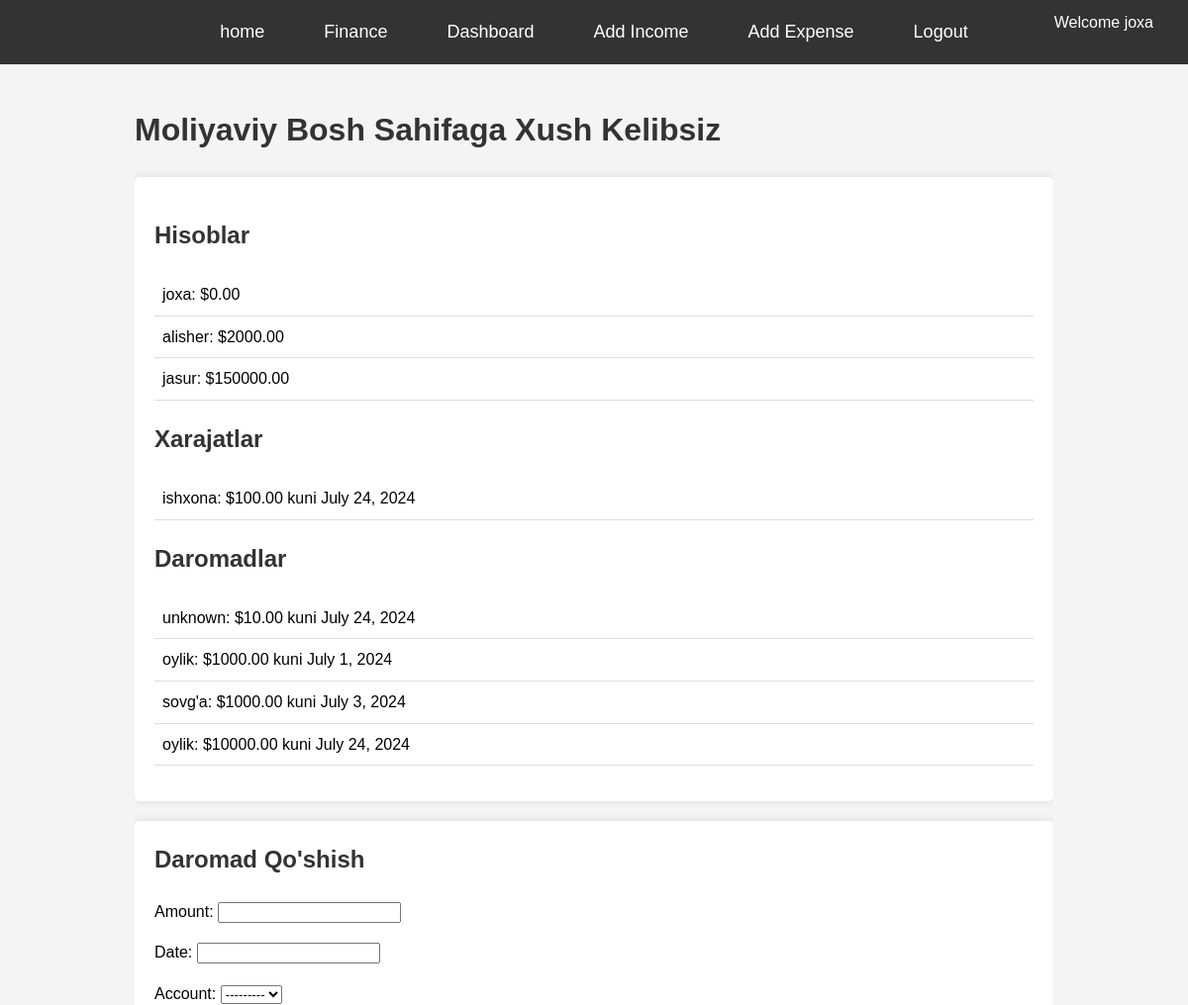
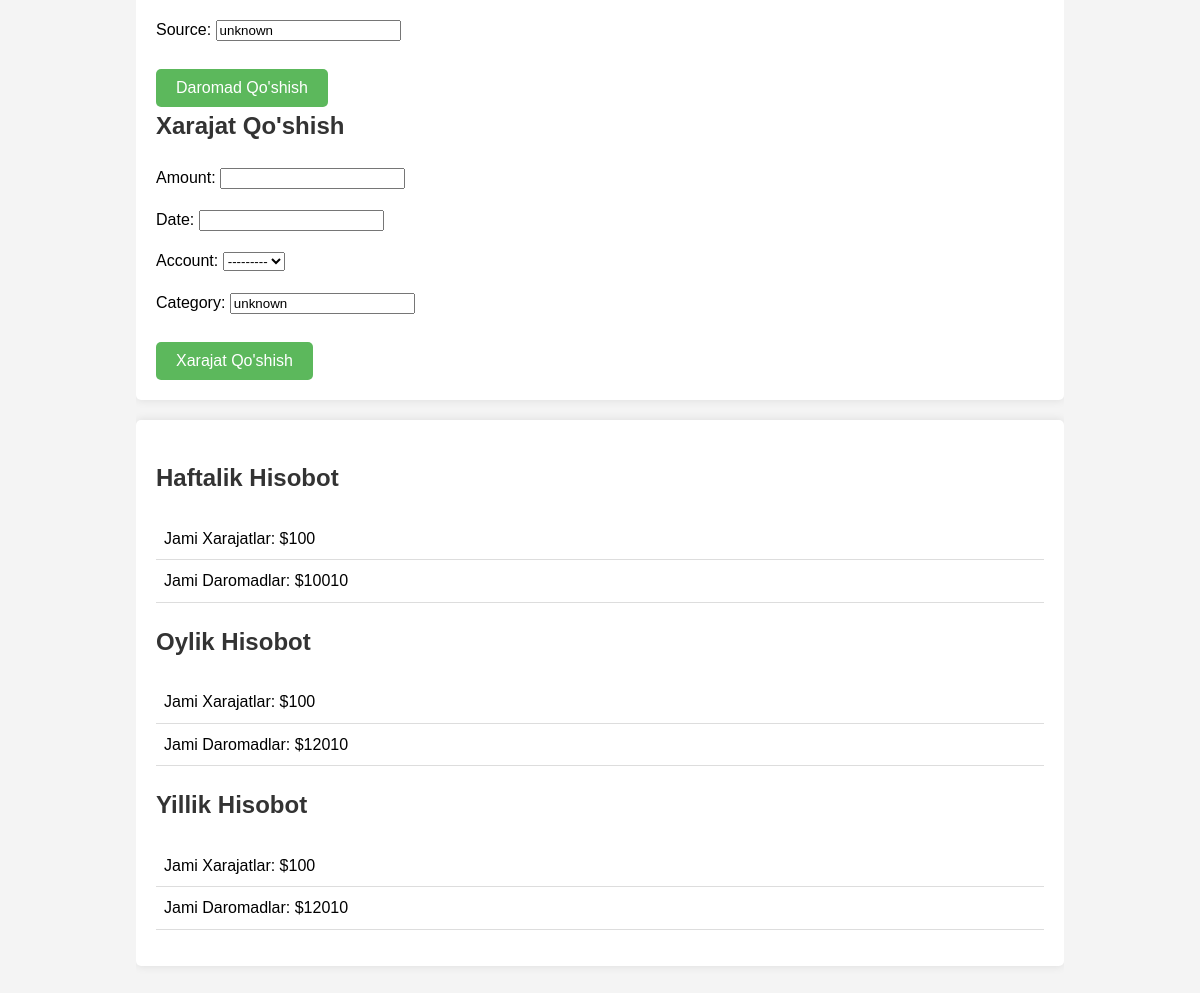
/finance/ (signed in), run on the app's committed database (2 pictures, top to bottom).
### users/models.py (models this page shows, shortened)
class CustomUser(AbstractUser):
    phone_number = models.CharField(max_length=15, blank=True, null=True)
    address = models.TextField(blank=True, null=True)
    groups = models.ManyToManyField(
        'auth.Group',
        related_name='accounts_customuser_set',
        blank=True,
        help_text=_('The groups this user belongs to. A user will get all permissions granted to each of their groups.'),
        related_query_name='user',
    )
    user_permissions = models.ManyToManyField(
        'auth.Permission',
        related_name='accounts_customuser_set',
        blank=True,
        help_text=_('Specific permissions for this user.'),
        related_query_name='user',
    )

### finance/models.py (models this page shows, shortened)
class Account(models.Model):
    name = models.CharField(max_length=100)
    balance = models.DecimalField(max_digits=10, decimal_places=2, default=0)
    def __str__(self):
        return self.name

class Expense(models.Model):
    amount = models.DecimalField(max_digits=10, decimal_places=2)
    date = models.DateField()
    account = models.ForeignKey(Account, on_delete=models.CASCADE)
    category = models.CharField(max_length=100, default='unknown')

class Income(models.Model):
    amount = models.DecimalField(max_digits=10, decimal_places=2)
    date = models.DateField()
    account = models.ForeignKey(Account, on_delete=models.CASCADE)
    source = models.CharField(max_length=100, default='unknown')

### finance/views.py (the view)
# urls.py: path('', views.finance_home, name='finance_home'),
@login_required(login_url='/login/')
def finance_home(request):
    if request.method == 'POST':
        if 'add_income' in request.POST:
            income_form = IncomeForm(request.POST)
            if income_form.is_valid():
                income_form.save()
                return redirect('finance_home')
        elif 'add_expense' in request.POST:
            expense_form = ExpenseForm(request.POST)
            if expense_form.is_valid():
                expense_form.save()
                return redirect('finance_home')
    else:
        income_form = IncomeForm()
        expense_form = ExpenseForm()
    accounts = Account.objects.all()
    expenses = Expense.objects.all()
    incomes = Income.objects.all()
    today = timezone.now().date()
    start_of_week = today - timedelta(days=today.weekday())
    start_of_month = today.replace(day=1)
    start_of_year = today.replace(month=1, day=1)
    weekly_expenses = Expense.objects.filter(date__gte=start_of_week).aggregate(Sum('amount'))
    monthly_expenses = Expense.objects.filter(date__gte=start_of_month).aggregate(Sum('amount'))
    yearly_expenses = Expense.objects.filter(date__gte=start_of_year).aggregate(Sum('amount'))
    weekly_incomes = Income.objects.filter(date__gte=start_of_week).aggregate(Sum('amount'))
    monthly_incomes = Income.objects.filter(date__gte=start_of_month).aggregate(Sum('amount'))
    yearly_incomes = Income.objects.filter(date__gte=start_of_year).aggregate(Sum('amount'))
    context = {
        'accounts': accounts,
        'expenses': expenses,
        'incomes': incomes,
        'income_form': income_form,
        'expense_form': expense_form,
        'weekly_expenses': weekly_expenses,
        'monthly_expenses': monthly_expenses,
        'yearly_expenses': yearly_expenses,
        'weekly_incomes': weekly_incomes,
        'monthly_incomes': monthly_incomes,
        'yearly_incomes': yearly_incomes,
    }
    return render(request, 'home.html', context)

### finance/forms.py
class IncomeForm(forms.ModelForm):
    class Meta:
        model = Income
        fields = ['amount', 'date', 'account', 'source']

class ExpenseForm(forms.ModelForm):
    class Meta:
        model = Expense
        fields = ['amount', 'date', 'account', 'category']

### templates/home.html (shortened to what this page needs)
{% extends 'base.html' %}
{% block content %}
<div class="container">
    <h1>Moliyaviy Bosh Sahifaga Xush Kelibsiz</h1>
    <div class="dashboard-section">
        <h2>Hisoblar</h2>
        <ul>
            {% for account in accounts %}
                <li>{{ account.name }}: ${{ account.balance }}</li>
            {% endfor %}
        </ul>
        <h2>Xarajatlar</h2>
        <ul>
            {% for expense in expenses %}
                <li>{{ expense.category }}: ${{ expense.amount }} kuni {{ expense.date }}</li>
            {% endfor %}
        </ul>
        <h2>Daromadlar</h2>
        <ul>
            {% for income in incomes %}
                <li>{{ income.source }}: ${{ income.amount }} kuni {{ income.date }}</li>
            {% endfor %}
        </ul>
    </div>
    <div class="form-section">
        <h2>Daromad Qo'shish</h2>
        <form method="post">
            {{ income_form.as_p }}
            <button type="submit" name="add_income">Daromad Qo'shish</button>
        </form>
        <h2>Xarajat Qo'shish</h2>
        <form method="post">
            {{ expense_form.as_p }}
            <button type="submit" name="add_expense">Xarajat Qo'shish</button>
        </form>
    </div>
    <div class="report-section">
        <h2>Haftalik Hisobot</h2>
        <ul>
            <li>Jami Xarajatlar: ${{ weekly_expenses.amount__sum }}</li>
            <li>Jami Daromadlar: ${{ weekly_incomes.amount__sum }}</li>
        </ul>
        <h2>Oylik Hisobot</h2>
        <ul>
            <li>Jami Xarajatlar: ${{ monthly_expenses.amount__sum }}</li>
            <li>Jami Daromadlar: ${{ monthly_incomes.amount__sum }}</li>
        </ul>
        <h2>Yillik Hisobot</h2>
        <ul>
            <li>Jami Xarajatlar: ${{ yearly_expenses.amount__sum }}</li>
            <li>Jami Daromadlar: ${{ yearly_incomes.amount__sum }}</li>
        </ul>
    </div>
</div>
{% endblock %}

### templates/base.html (shortened to what this page needs)
<!DOCTYPE html>
<html lang="en">
<head>
</head>
<body>
    <header>
        <nav>
            <ul>
                <li><a href="{% url 'home' %}">home</a></li>
                <li><a href="{% url 'finance_home' %}">Finance</a></li>
                <li><a href="{% url 'dashboard' %}">Dashboard</a></li>
                {% if user.is_authenticated %}
                    <li><a href="{% url 'add_income' %}">Add Income</a></li>
                    <li><a href="{% url 'add_expense' %}">Add Expense</a></li>
                    <li><a href="{% url 'logout' %}">Logout</a></li>
                {% else %}
                    <li><a href="{% url 'login' %}">Login</a></li>
                    <li><a href="{% url 'register' %}">Register</a></li>
                {% endif %}
            </ul>
            {% if user.is_authenticated %}
                <div class="user-info">
                    <span>Welcome {{ user.username }}</span>
                </div>
            {% endif %}
        </nav>
    </header>
    <main>
        {% block content %}{% endblock %}
    </main>
    <link rel="stylesheet" href="https://code.jquery.com/ui/1.12.1/themes/base/jquery-ui.css">
</body>
</html>

### templates/base.html (style rules this page uses)
body { font-family: Arial, sans-serif; margin: 0; padding: 0; background-color: #f4f4f4; }
header { background: #333; color: #fff; padding: 10px 0; position: relative; }
nav ul { list-style: none; margin: 0; padding: 0; display: flex; justify-content: center; }
nav ul li { margin: 0 15px; }
nav ul li a { color: #fff; text-decoration: none; font-size: 18px; padding: 8px 15px; display: inline-block; transition: background 0.3s; }
.user-info { position: absolute; right: 20px; top: 10px; color: #fff; }
.user-info span { margin-right: 15px; font-size: 16px; }
main { padding: 20px; }

### templates/home.html (style rules this page uses)
body { font-family: Arial, sans-serif; line-height: 1.6; margin: 0; padding: 0; background-color: #f4f4f4; }
.container { width: 80%; margin: auto; overflow: hidden; }
h1, h2 { color: #333; }
.dashboard-section, .form-section, .report-section { background: #fff; padding: 20px; margin-bottom: 20px; border-radius: 5px; box-shadow: 0 0 10px rgba(0, 0, 0, 0.1); }
.dashboard-section ul, .report-section ul { list-style: none; padding: 0; }
.dashboard-section li, .report-section li { padding: 8px; border-bottom: 1px solid #ddd; }
.form-section h2 { margin-top: 0; }
.form-section button { background-color: #5cb85c; border: none; color: white; padding: 10px 20px; text-align: center; text-decoration: none; display: inline-block; font-size: 16px; margin-top: 10px; cursor: pointer; border-radius: 5px; }

### data on the page
CustomUser: username "joxa"
Account: name "joxa", balance "0.00"
Account: name "alisher", balance "2000.00"
Account: name "jasur", balance "150000.00"
Expense: category "ishxona", amount "100.00", date "July 24, 2024"
Income: source "unknown", amount "10.00", date "July 24, 2024"
Income: source "oylik", amount "1000.00", date "July 1, 2024"
Income: source "sovg'a", amount "1000.00", date "July 3, 2024"
Income: source "oylik", amount "10000.00", date "July 24, 2024"

### other printed values
{{ weekly_expenses.amount__sum }} "100"
{{ weekly_incomes.amount__sum }} "10010"
{{ monthly_expenses.amount__sum }} "100"
{{ monthly_incomes.amount__sum }} "12010"
{{ yearly_expenses.amount__sum }} "100"
{{ yearly_incomes.amount__sum }} "12010"
